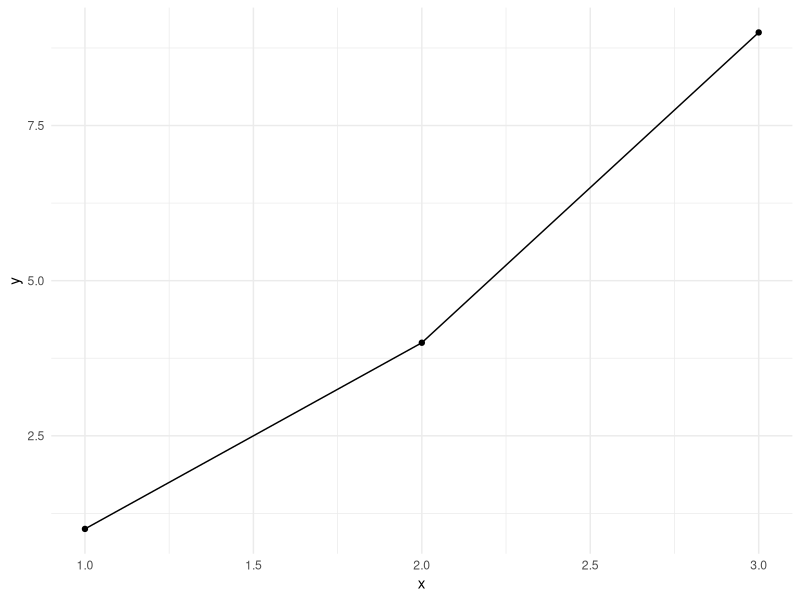

Here is the R script that generated this plot:
library(ggplot2)
library(scales)
library(tibble)

dat <- tibble("x" = c(1, 2, 3), y = c(1, 4, 9))

ggplot(dat, aes(x = x, y = y)) + geom_point() + geom_line() + theme_minimal()
